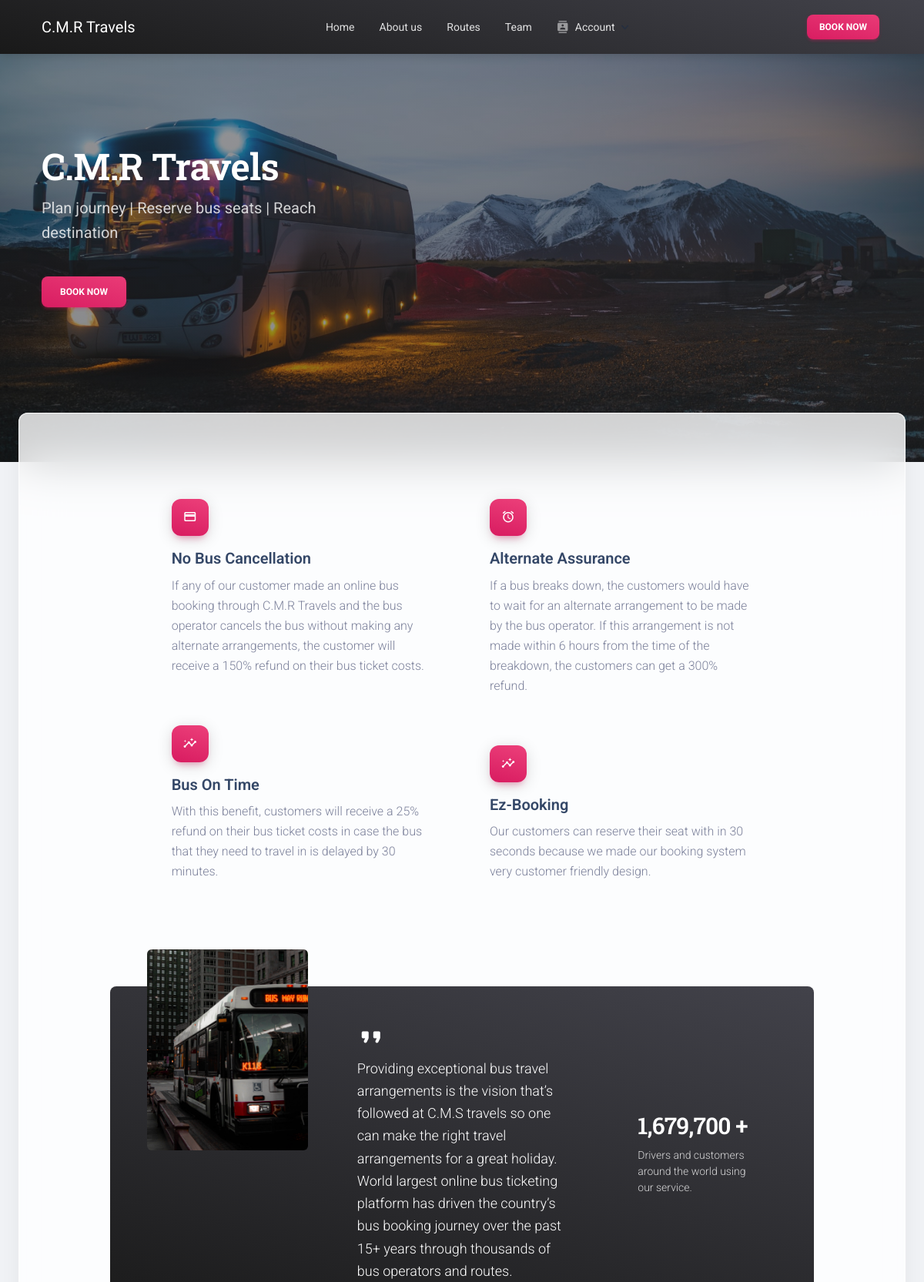
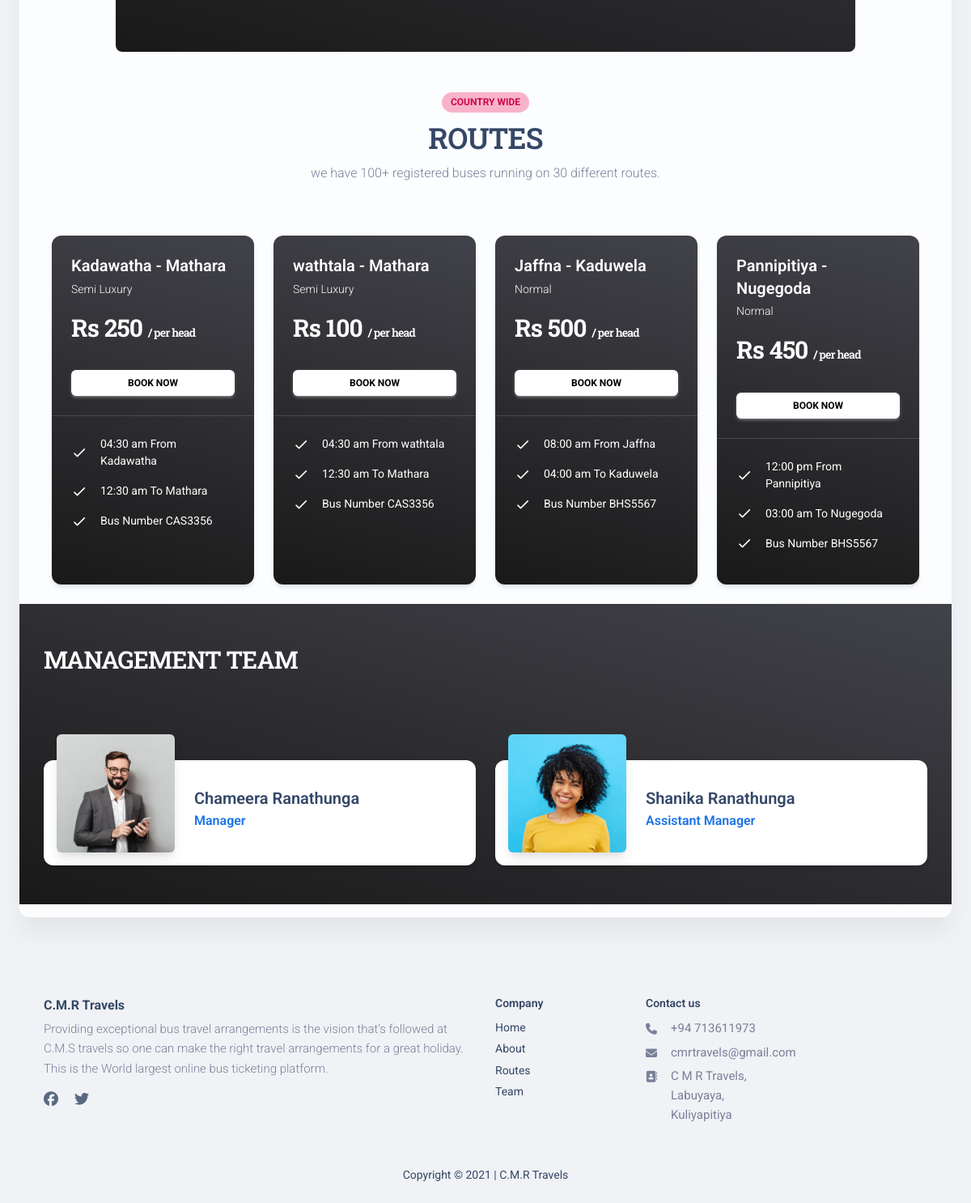
The page / on the database its author committed (2 pictures, top to bottom).
### tables this page shows
CREATE TABLE `route` (
  `id` int(11) NOT NULL,
  `routeFrom` varchar(50) DEFAULT NULL,
  `routeTo` varchar(50) DEFAULT NULL,
  `departureTime` time NOT NULL,
  `arrivalTime` time NOT NULL,
  `busNumber` varchar(20) NOT NULL,
  `price` int(10) NOT NULL
);

CREATE TABLE `bus` (
  `busNumber` varchar(20) NOT NULL,
  `busName` varchar(50) NOT NULL,
  `busType` enum('Normal','Semi Luxury','Luxury') NOT NULL
);

### index.php (the view, shortened to what the rows shown need)
<!DOCTYPE html>
<html lang="en">
<head>
  <link href="assets/css/nucleo-icons.css" rel="stylesheet" />
  <link href="assets/css/nucleo-svg.css" rel="stylesheet" />
  <link id="pagestyle" href="assets/css/material-kit-pro.css?v=3.0.0" rel="stylesheet" />
</head>
<body class="coworking bg-gray-200">
  <header>
    <div class="page-header min-vh-75" style="background-image: url('assets/img/custom/gallery 16.jpg')" loading="lazy">
      <div class="container">
        <div class="row">
          <div class="
                col-lg-6 col-md-7
                d-flex
                justify-content-center
                text-md-start text-center
                flex-column
                mt-sm-0 mt-7
              ">
            <h1 class="text-white">C.M.R Travels</h1>
          </div>
        </div>
      </div>
    </div>
  </header>
  <div class="card card-body blur shadow-blur mx-3 mx-md-4 mt-n6 mb-4">
    <section class="features-3 py-4" id="routes">
      <div class="container">
        <div class="row text-center justify-content-center">
          <div class="col-lg-6">
            <h2>ROUTES</h2>
          </div>
        </div>
        <div class="row mt-5">
          <?php
          include_once 'controllers/dbConnection.php';
          $loadDataSql = "SELECT * FROM route INNER JOIN bus ON route.busNumber = bus.busNumber LIMIT 4;";
          $loadDataResult = $con->query($loadDataSql);
          if ($loadDataResult->num_rows > 0) {
            while ($loadDataRow = $loadDataResult->fetch_assoc()) {
              $routeFrom = $loadDataRow["routeFrom"];
              $routeTo = $loadDataRow["routeTo"];
              $routeDTime = $loadDataRow["departureTime"];
              $routeATime = $loadDataRow["arrivalTime"];
              $routeBusNum = $loadDataRow["busNumber"];
              $routePrice = $loadDataRow["price"];
              $busCondition = $loadDataRow["busType"];
              $format = 'H:i:s';
              $defaultDTime = DateTime::createFromFormat($format, $routeDTime);
              $newDTime = $defaultDTime->format('h:i a');
              $defaultATime = DateTime::createFromFormat($format, $routeATime);
              $newATime = $defaultATime->format('h:i a');
              echo '
                            <div class="col-lg-3 col-sm-6 mb-lg-0 mb-4">
                              <div class="card bg-gradient-dark h-100">
                                <div class="card-header bg-transparent text-sm-start text-center pt-4 pb-3 px-4">
                                  <h5 class="mb-1 text-white">' . $routeFrom . ' - ' . $routeTo . '</h5>
                                  <p class="mb-3 text-sm text-white">' . $busCondition . '</p>
                                  <h3 class="font-weight-bolder mt-3 text-white">
                                    Rs ' . $routePrice . ' <small class="text-sm text-white font-weight-bold">/ per head</small>
                                  </h3>
                                  <a href="pages/user/sign-in.php" class="btn btn-sm btn-white w-100 border-radius-md mt-4 mb-2">Book now</a>
                                </div>
                                <hr class="horizontal light my-0">
                                <div class="card-body">
                                  <div class="d-flex pb-3">
                                    <i class="material-icons my-auto text-white">done</i>
                                    <span class="text-sm text-white ps-3">' . $newATime . ' From ' . $routeFrom . '</span>
                                  </div>
                                  <div class="d-flex pb-3">
                                    <i class="material-icons my-auto text-white">done</i>
                                    <span class="text-sm text-white ps-3">' . $newDTime . ' To ' . $routeTo . '</span>
                                  </div>
                                  <div class="d-flex pb-3">
                                    <i class="material-icons my-auto text-white">done</i>
                                    <span class="text-sm text-white ps-3">Bus Number ' . $routeBusNum . '</span>
                                  </div>
                                </div>
                              </div>
                            </div>
                          ';
            }
          }
          ?>
        </div>
      </div>
    </section>
  </div>
</body>
</html>

### rows shown on the page
route: routeFrom "Kadawatha", routeTo "Mathara", busNumber.busType "Semi Luxury", price "250", arrivalTime "04:30 am", departureTime "12:30 am", busNumber.busNumber "CAS3356"
route: routeFrom "wathtala", routeTo "Mathara", busNumber.busType "Semi Luxury", price "100", arrivalTime "04:30 am", departureTime "12:30 am", busNumber.busNumber "CAS3356"
route: routeFrom "Jaffna", routeTo "Kaduwela", busNumber.busType "Normal", price "500", arrivalTime "08:00 am", departureTime "04:00 am", busNumber.busNumber "BHS5567"
route: routeFrom "Pannipitiya", routeTo "Nugegoda", busNumber.busType "Normal", price "450", arrivalTime "12:00 pm", departureTime "03:00 am", busNumber.busNumber "BHS5567"
